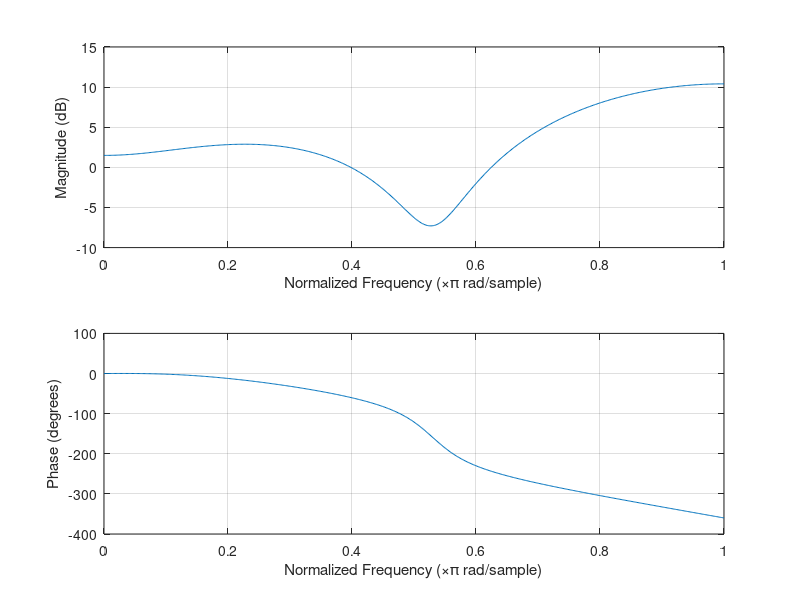

Write the MATLAB code that produced this figure.
clear all 

%EE360K Final Exam%
%Written by Kris Li - ksl842%
%Problem 1%
h = [1 -.323 1.25 -.74];
E_s_dim = 1;
n_var = .25;

%Part A%
q = h; %Since we use suboptimal receive filter 
freqz(q, 1);

%Part B%
SNR_MFB = E_s_dim*norm(h)^2/n_var;
SNR_MFB_dB = 10*log10(SNR_MFB)

%Part C%
P_e = 1e-4;
gap_dB = 6.6;
gap = 10^(gap_dB/10);
efficiency = log2(1+SNR_MFB/gap)

%Part D%
I = E_s_dim*sum(abs(h(2:end)).^2);
SINR = norm(h)^2*E_s_dim/(n_var + I);
SINR_dB = 10*log10(SINR)
predicted_P_e = qfunc(sqrt(SINR))
gap_P_e = qfunc(sqrt(SINR/gap))

%Part E%
n = 1e4;
bits = 2*(randi(2,1,n)-1)-1;
noise = sqrt(n_var)*randn(1,n);
response = conv(q,bits);
output = response(1:end-3) + noise; %Fix Group Delay
    output(output > 0) = 1; %Symbol Detection 
    output(output < 0) = -1;
measured_P_e = nnz(output-bits)/n



